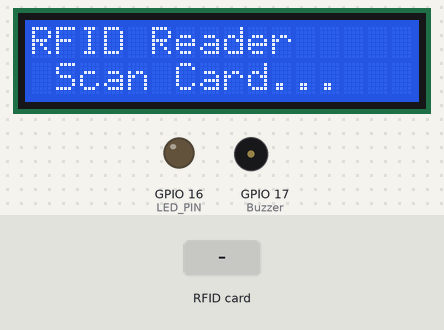
The sketch below on a simulated ESP32. Parts: 16×2 character LCD, output pins drawn as LEDs (lit = HIGH), buzzer (waves = sounding, pin HIGH). The inputs (shaded band) are chosen by the test bench. What the sketch prints to the serial monitor is not drawn.

Above: at 4.3 s.
4.4 s: RFID card 5E 7A 19 C4 held to the reader
At 5.2 s:
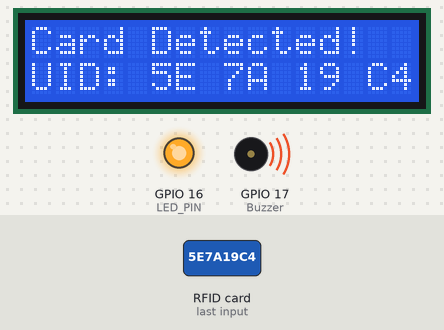
At 6.3 s:
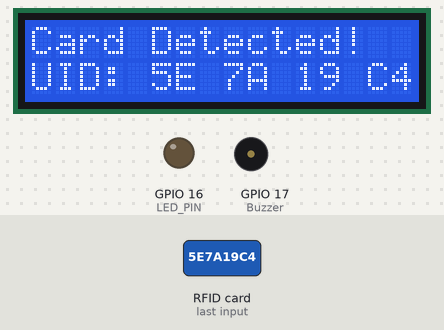
Timing chart, 0 to 7.8 s (numbered marks = the images above; inputs shaded):
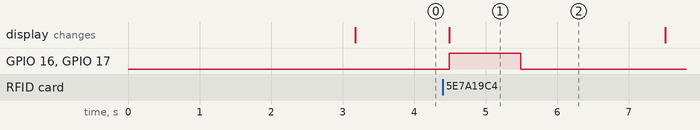

The sketch:

server.ino
```cpp
#include <WiFi.h>
#include <SPI.h>
#include <MFRC522.h>
#include <Wire.h>
#include <LiquidCrystal_I2C.h>

#define Buzzer 17
#define LED_PIN 16
#define SS_PIN 5
#define RST_PIN 22

// WiFi Configuration
const char* ssid = "ESP32-Server";
const char* password = "password123";
WiFiServer server(80);

// LCD Configuration
LiquidCrystal_I2C lcd(0x27, 16, 2);
MFRC522 mfrc522(SS_PIN, RST_PIN);

// Display timing configuration
const int remoteRfidDisplayTime = 5000; // Display remote RFID for 5 seconds
unsigned long displayStartTime = 0;
bool displayingRemoteRfid = false;

void setup() {
  Serial.begin(115200);

  // Initialize WiFi AP
  WiFi.softAP(ssid, password);
  IPAddress IP = WiFi.softAPIP();
  Serial.print("AP IP address: ");
  Serial.println(IP);

  // Initialize peripherals
  SPI.begin();
  mfrc522.PCD_Init();
  pinMode(Buzzer, OUTPUT);
  pinMode(LED_PIN, OUTPUT);
  digitalWrite(LED_PIN, LOW);

  // Initialize LCD
  lcd.init();
  lcd.backlight();
  lcd.clear();
  lcd.setCursor(0, 0);
  lcd.print("SSID: " + String(ssid));
  lcd.setCursor(0, 1);
  lcd.print("IP: " + IP.toString());
  delay(3000);

  // Start server
  server.begin();

  // Show ready message
  lcd.clear();
  lcd.print("RFID Reader");
  lcd.setCursor(0, 1);
  lcd.print(" Scan Card...");
}

void loop() {
  // Check if we need to reset LCD display after showing remote RFID
  if (displayingRemoteRfid && millis() - displayStartTime > remoteRfidDisplayTime) {
    displayingRemoteRfid = false;
    lcd.clear();
    lcd.print("RFID Reader");
    lcd.setCursor(0, 1);
    lcd.print(" Scan Card...");
  }

  // Handle client connections
  WiFiClient client = server.available();
  if (client) {
    Serial.println("New client connected");

    String currentLine = "";
    while (client.connected()) {
      if (client.available()) {
        char c = client.read();

        if (c == '\n') {
          // If the current line is blank, we got two newline characters in a row.
          // that's the end of the client HTTP request, so send a response:
          if (currentLine.length() == 0) {
            client.println("HTTP/1.1 200 OK");
            client.println("Content-type:text/plain");
            client.println("Connection: close");
            client.println();
            break;
          } else {
            // Check if this is an RFID data line
            if (currentLine.startsWith("RFID:")) {
              String rfidData = currentLine.substring(5); // Skip "RFID:"
              Serial.print("Received remote RFID: ");
              Serial.println(rfidData);

              // Display RFID on LCD
              lcd.clear();
              lcd.setCursor(0, 0);
              lcd.print("Remote Card:");
              lcd.setCursor(0, 1);
              lcd.print(rfidData);

              // Set timing for display
              displayingRemoteRfid = true;
              displayStartTime = millis();

              // Acknowledge with buzzer and LED
              digitalWrite(Buzzer, HIGH);
              digitalWrite(LED_PIN, HIGH);
              delay(500);
              digitalWrite(Buzzer, LOW);
              digitalWrite(LED_PIN, LOW);
            }
            currentLine = "";
          }
        } else if (c != '\r') {
          // Add character to currentLine
          currentLine += c;
        }
      }
    }

    // Close the connection
    client.stop();
    Serial.println("Client disconnected");
  }

  // Existing RFID functionality
  if (mfrc522.PICC_IsNewCardPresent() && mfrc522.PICC_ReadCardSerial()) {
    lcd.clear();
    lcd.setCursor(0, 0);
    lcd.print("Card Detected!");

    String uidString = "";
    for (byte i = 0; i < mfrc522.uid.size; i++) {
      uidString += String(mfrc522.uid.uidByte[i] < 0x10 ? " 0" : " ");
      uidString += String(mfrc522.uid.uidByte[i], HEX);
    }
    uidString.toUpperCase();

    lcd.setCursor(0, 1);
    lcd.print("UID:");
    lcd.print(uidString);

    Serial.print("UID Tag:");
    Serial.println(uidString);

    digitalWrite(Buzzer, HIGH);
    digitalWrite(LED_PIN, HIGH);
    delay(1000);
    digitalWrite(Buzzer, LOW);
    digitalWrite(LED_PIN, LOW);

    mfrc522.PICC_HaltA();
    mfrc522.PCD_StopCrypto1();

    // Reset timing for display
    displayingRemoteRfid = false;

    delay(2000);
    lcd.clear();
    lcd.print("RFID Reader");
    lcd.setCursor(0, 1);
    lcd.print(" Scan Card...");
  }
  delay(50);
}
```

Measured:
- after the input at 4.4 s, GPIO 16 (LED_PIN), GPIO 17 (Buzzer): LOW → HIGH after 0.09 s, → LOW 1.0 s later; the display: changes after 0.09 s (image 1)
